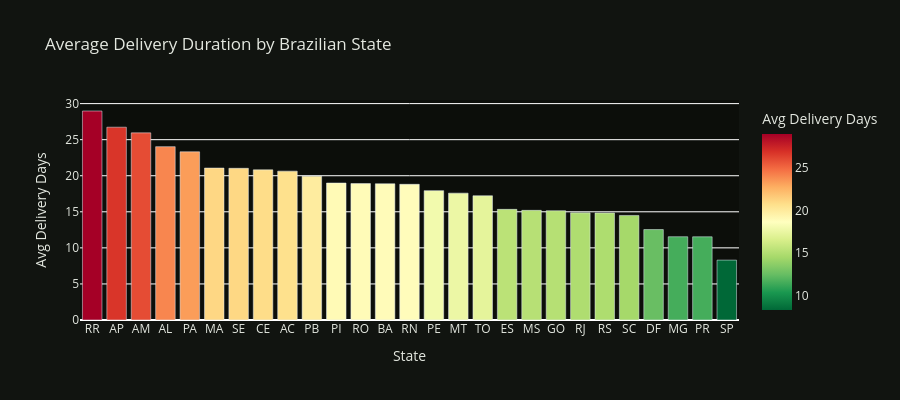

The cell this chart's notebook holds for it:
### Markdown cell above
### 2d. Delivery Duration by State

### Code cell
state_delivery = (
    delivered[delivered['delivery_days'].notna()]
    .groupby('customer_state')['delivery_days']
    .agg(['mean', 'median', 'count'])
    .reset_index()
    .rename(columns={'mean': 'avg_days', 'median': 'median_days', 'count': 'n_orders'})
    .sort_values('avg_days', ascending=False)
)

fig = px.bar(
    state_delivery, x='customer_state', y='avg_days',
    color='avg_days',
    color_continuous_scale='RdYlGn_r',
    labels={'customer_state': 'State', 'avg_days': 'Avg Delivery Days'},
    title='Average Delivery Duration by Brazilian State'
)
fig.update_layout(
    height=400,
    plot_bgcolor='#0c0e0a', paper_bgcolor='#111410',
    font=dict(color='#e4e8e0')
)
fig.show()

print('Fastest states (avg delivery days):')
print(state_delivery.tail(5)[['customer_state','avg_days','n_orders']].to_string(index=False))
print('\nSlowest states:')
print(state_delivery.head(5)[['customer_state','avg_days','n_orders']].to_string(index=False))

### Figure 1 — Plotly figure (JSON) as saved in the notebook; plotly's stock layout.template omitted (floating-point values rounded to 4 significant figures)
{"data": [{"hovertemplate": "State=%{x}<br>Avg Delivery Days=%{marker.color}<extra></extra>", "legendgroup": "", "marker": {"color": [28.98, 26.73, 25.95, 24.03, 23.32, 21.07, 21.03, 20.82, 20.64, 19.93, 18.99, 18.91, 18.89, 18.81, 17.93, 17.59, 17.23, 15.34, 15.2, 15.15, 14.86, 14.84, 14.5, 12.54, 11.55, 11.54, 8.302], "coloraxis": "coloraxis", "pattern": {"shape": ""}}, "name": "", "orientation": "v", "showlegend": false, "textposition": "auto", "type": "bar", "x": ["RR", "AP", "AM", "AL", "PA", "MA", "SE", "CE", "AC", "PB", "PI", "RO", "BA", "RN", "PE", "MT", "TO", "ES", "MS", "GO", "RJ", "RS", "SC", "DF", "MG", "PR", "SP"], "xaxis": "x", "y": [28.98, 26.73, 25.95, 24.03, 23.32, 21.07, 21.03, 20.82, 20.64, 19.93, 18.99, 18.91, 18.89, 18.81, 17.93, 17.59, 17.23, 15.34, 15.2, 15.15, 14.86, 14.84, 14.5, 12.54, 11.55, 11.54, 8.302], "yaxis": "y"}], "layout": {"barmode": "relative", "coloraxis": {"colorbar": {"title": {"text": "Avg Delivery Days"}}, "colorscale": [[0, "rgb(0,104,55)"], [0.1, "rgb(26,152,80)"], [0.2, "rgb(102,189,99)"], [0.3, "rgb(166,217,106)"], [0.4, "rgb(217,239,139)"], [0.5, "rgb(255,255,191)"], [0.6, "rgb(254,224,139)"], [0.7, "rgb(253,174,97)"], [0.8, "rgb(244,109,67)"], [0.9, "rgb(215,48,39)"], [1, "rgb(165,0,38)"]]}, "font": {"color": "#e4e8e0"}, "height": 400, "legend": {"tracegroupgap": 0}, "paper_bgcolor": "#111410", "plot_bgcolor": "#0c0e0a", "title": {"text": "Average Delivery Duration by Brazilian State"}, "xaxis": {"anchor": "y", "domain": [0, 1], "title": {"text": "State"}}, "yaxis": {"anchor": "x", "domain": [0, 1], "title": {"text": "Avg Delivery Days"}}}}
